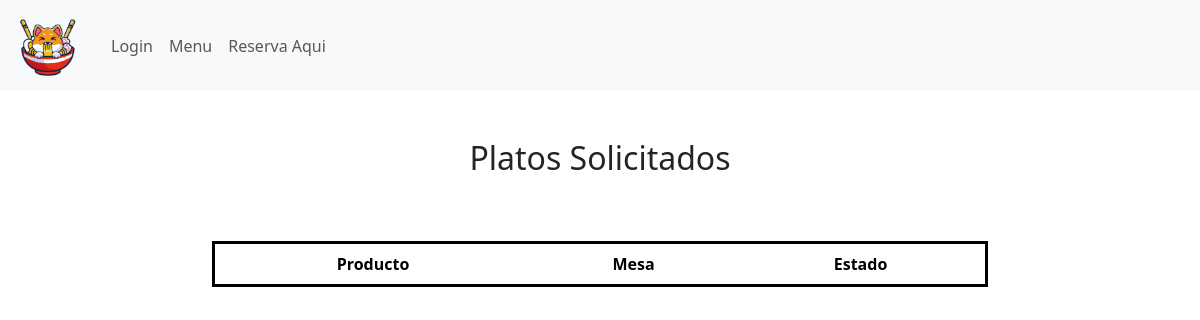
The app's page /estadopedidog, older data.
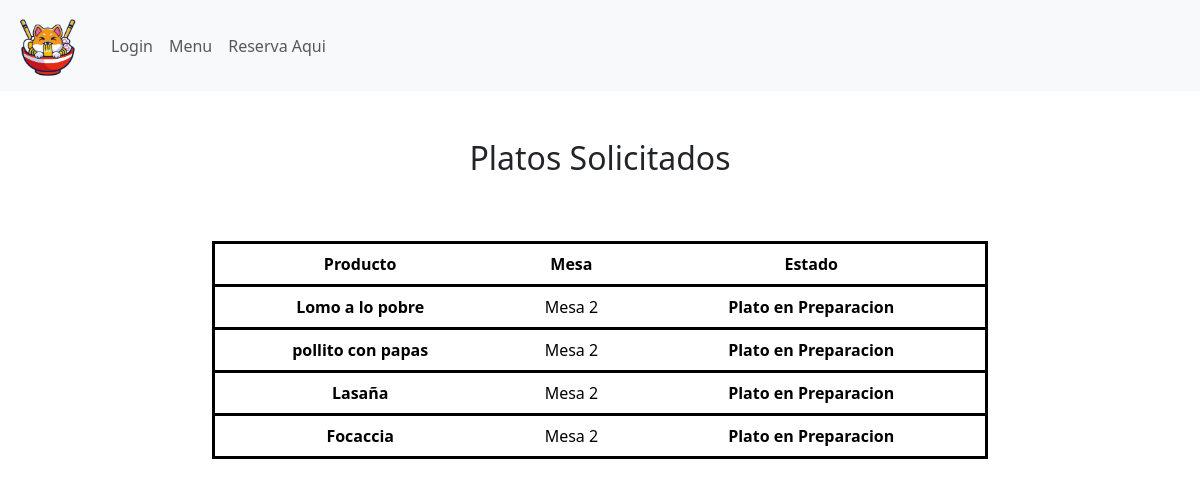
The same page, newer data.
### appweb/models.py (models this page shows, shortened)
class Descripción_Pedidos(models.Model):
    ID = models.AutoField(primary_key=True, help_text="Id")
    ID_Pedido = models.ForeignKey(Pedidos, on_delete=models.CASCADE, help_text="Id de pedido")
    ID_Platos = models.ForeignKey(Platos, on_delete=models.CASCADE, help_text="Id del plato")
    Costo = models.IntegerField(help_text="Valor total del pedido")
    Sol_cocina = models.BooleanField(default=0)
    Listo = models.BooleanField(default=0)

class Platos(models.Model):
    ID_Plato = models.AutoField(primary_key=True, help_text="Id del plato")
    Nombre = models.CharField(max_length=50)
    Costo = models.IntegerField()
    Region = models.CharField(max_length=50)
    Cantidad_Comensales = models.IntegerField()
    Descripcion = models.TextField(max_length=200)
    Disponibilidad = models.BooleanField(default=0)
    imagen = models.ImageField(upload_to="Platos", null=True)

class Pedidos(models.Model):
    ID_Pedido = models.AutoField(primary_key=True, help_text="Id del pedido")
    ID_Mesa = models.ForeignKey(Mesa, on_delete=models.CASCADE, help_text="Id de la mesa")
    Estado = models.CharField(default="Sin Solicitud",max_length=20, help_text="Estado en el cual se encuentra el pedido")
    Correo_Sol = models.EmailField(null=True,help_text="Correo electronico del usuario")

class Mesa (models.Model):
    ID_Mesa = models.AutoField(primary_key=True, help_text="Id de la mesa")
    Nombre_Mesa = models.CharField(max_length=10, help_text="Identificador de la mesa")
    Estado_Ocupado = models.BooleanField()
    Estado_Reservado = models.BooleanField()

### appweb/views.py (the view)
# urls.py: path('estadopedidog',estadopedidog,name='estadopedidog'),
def estadopedidog (request):
    pedidos =  Descripción_Pedidos.objects.all()
    data = {
        "pedidos": pedidos,
          }
    return render(request, "mantenedor/garzon/estadopedidog.html", data)

### appweb/context_processor.py (called while the page is built)
def costo_total_carro(request):
    total=0
    if 'carro' in request.session:
        for key, value in request.session["carro"].items():
            total=total+(int(value["precio"]))
    return {"costo_total_carro":total}

### appweb/templates/mantenedor/garzon/estadopedidog.html
{% extends 'base.html' %}
{% load static %}
{% load crispy_forms_tags %}
{% block contenido %}
<div class="container-fluid">
  <div class="text-center">
  <div class="row justify-content-md-center">
    <div class="col-8 d-flex flex-column text-center">
      <div class="text-center ">
        <h2 class="mt-5 mb-5">Platos Solicitados</h2>
      </div>
      <table class="table mt-3">
        <thead>
          <tr class="border border-3 border border-black black-row">
            <th scope="col"><b>Producto</b></th>
            <th scope="col"><b>Mesa</b></th>
            <th scope="col"><b>Estado</b></th>
          </tr>
        </thead>
        {% for y in pedidos %}
        <tbody>
          <tr class="border border-3 border border-black black-row" style="margin-bottom: 10px;">
              <th scope="row">{{ y.ID_Platos.Nombre }}</th>
              <td>{{ y.ID_Pedido.ID_Mesa.Nombre_Mesa }}</td>
              {% if y.Listo == 1 %}
              <td><b>Plato Listo</b></td>
              {% elif y.Sol_cocina == 1 %}
              <td><b>Plato en Preparacion</b></td>
              {% else %}
              <td><b>Plato No Solicitado</b></td>
              {% endif %}
            </tr>
          {% endfor %}
        </tbody>
      </table>
    </div>
    {% endblock %}

Row changes from the older to the newer data that the page shows:
added Descripción_Pedidos: ID_Platos.Nombre "Lomo a lo pobre", ID_Pedido.ID_Mesa.Nombre_Mesa "Mesa 2", Listo "Plato en Preparacion"
added Descripción_Pedidos: ID_Platos.Nombre "pollito con papas", ID_Pedido.ID_Mesa.Nombre_Mesa "Mesa 2", Listo "Plato en Preparacion"
added Descripción_Pedidos: ID_Platos.Nombre "Lasaña", ID_Pedido.ID_Mesa.Nombre_Mesa "Mesa 2", Listo "Plato en Preparacion"
added Descripción_Pedidos: ID_Platos.Nombre "Focaccia", ID_Pedido.ID_Mesa.Nombre_Mesa "Mesa 2", Listo "Plato en Preparacion"
